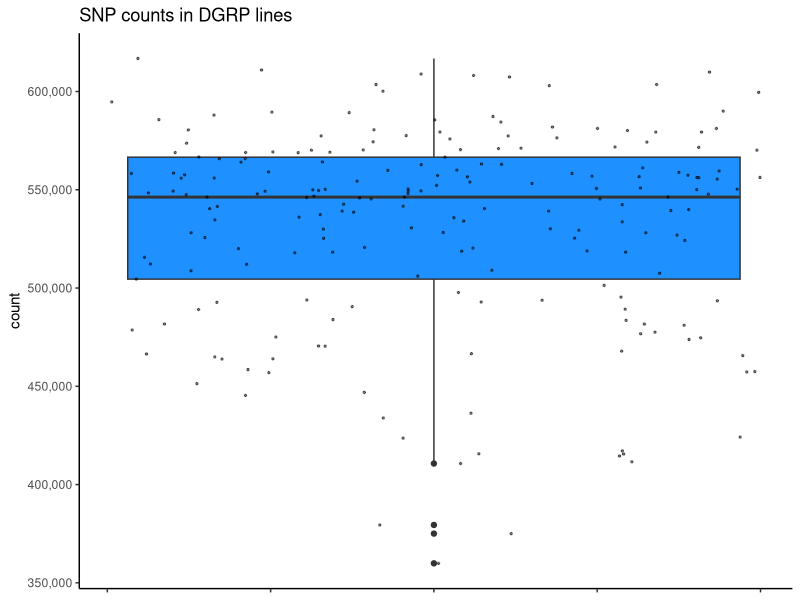

Write the R code that produced this figure.
library(data.table)
library(scales)
library(ggplot2)
d = fread("snp_counts.txt")
pdf("snp_counts.pdf", width=4, height=3)
ggplot(d) +
    geom_boxplot(aes(x=1,y=V2), fill="dodgerblue") +
	geom_jitter(aes(x=1,y=V2), size=0.5, alpha=0.5) +
	scale_y_continuous(label=comma) +
	theme_classic() +
	xlab(NULL) +
	theme(axis.text.x=element_blank()) +
	ggtitle("SNP counts in DGRP lines") +
	ylab("count") 
dev.off()
